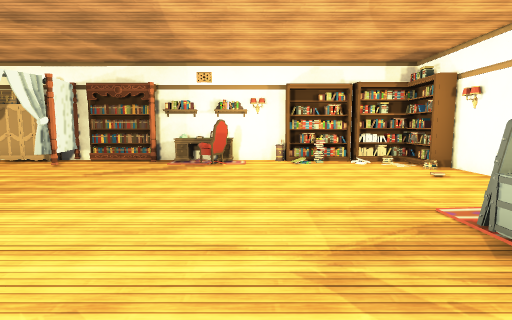
view 1 (above)

17 first-person views from a walk through a Unity game level. The camera is 1.3 m above the floor, tilts 6° down and sees 80° across. The floor is counted in squares, 1 m on a side. Each view is taken from the middle of a square. On the plan, view 1 faces up. The plan holds only what a view shows up to about 14 squares ahead; the rest is blank. The place goes on beyond the plan. The player is left out. Some animated figures are left out. Door leaves are left out, so doorways stand open. Some surface patterns are stand-ins.

view 2
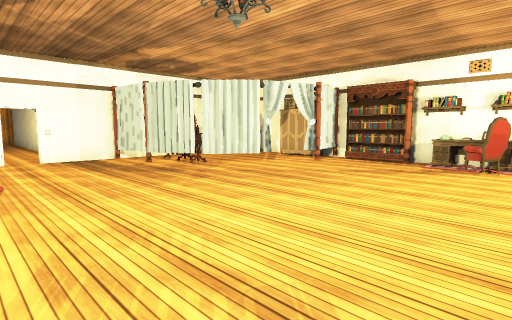

view 3
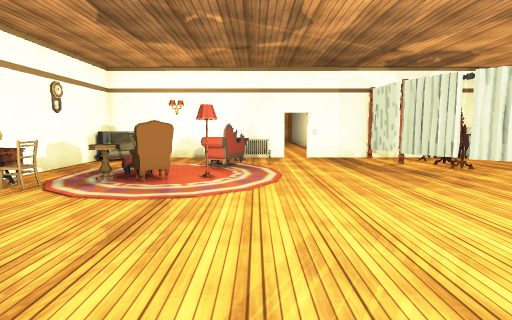

view 4
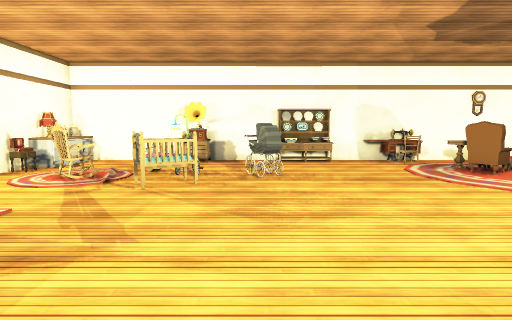

view 5
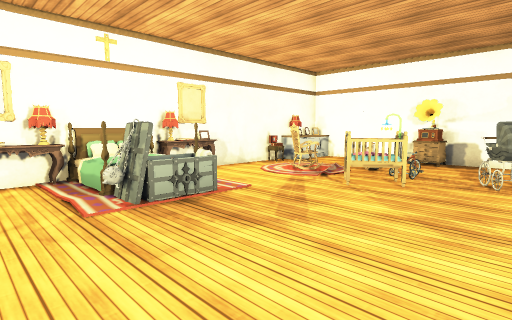

view 6
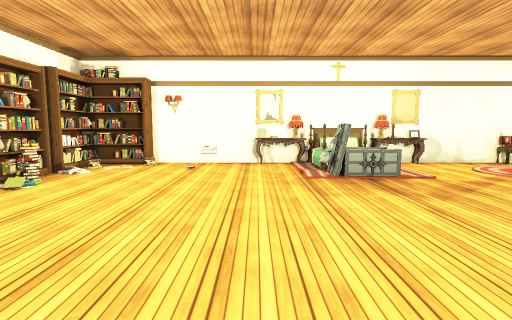

view 7
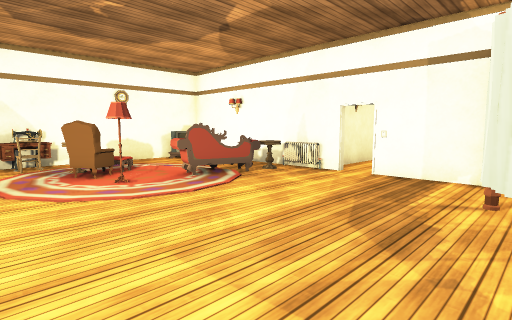

view 8
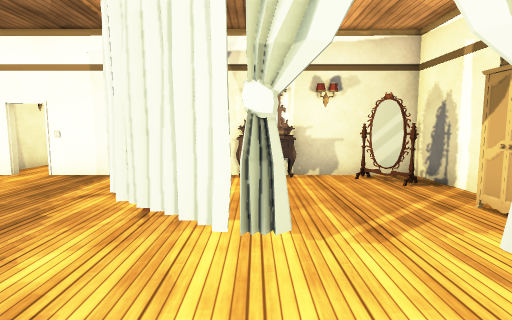

view 9
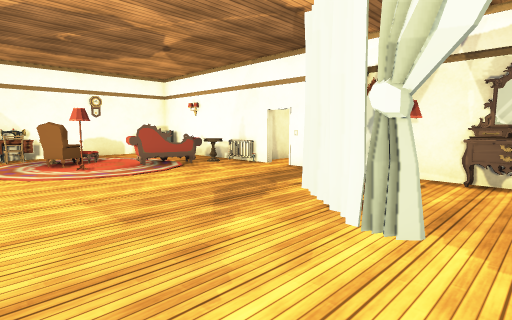

view 10
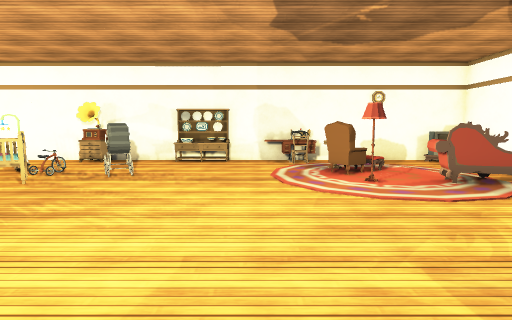

view 11
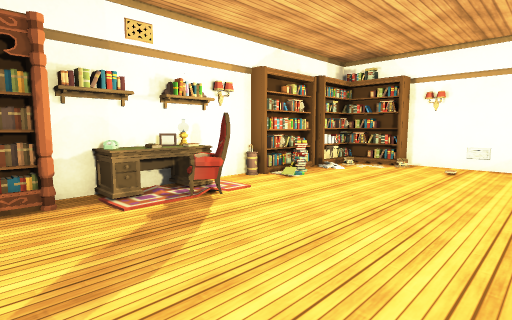

view 12
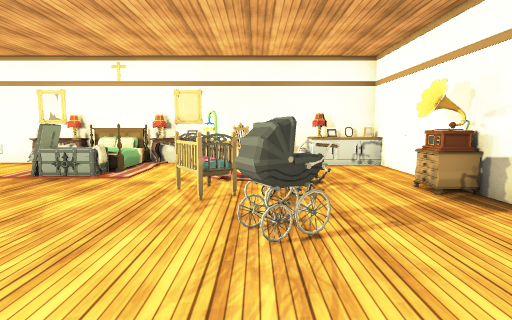

view 13
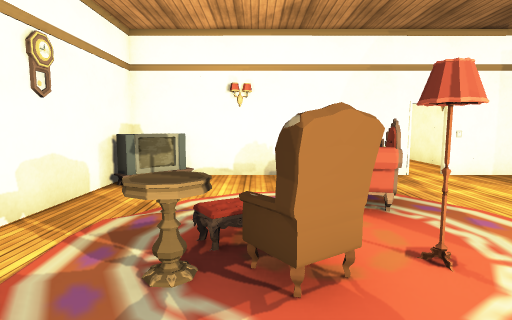

view 14
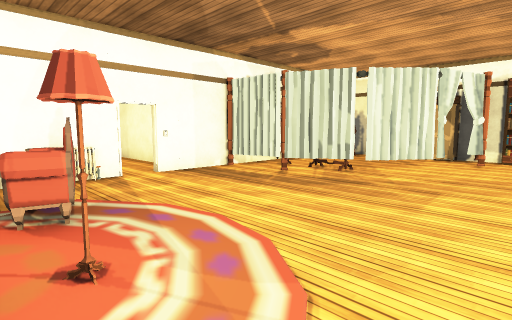

view 15
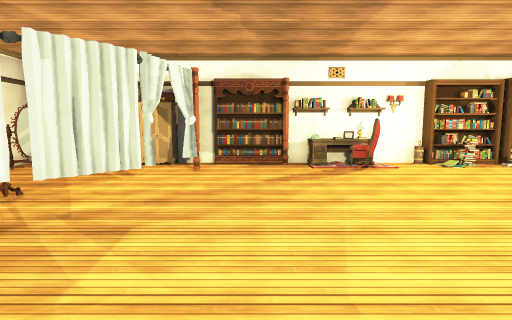

view 16
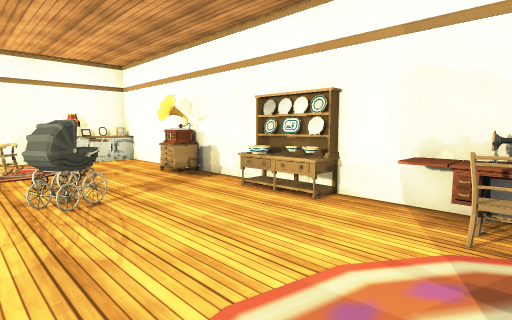

view 17
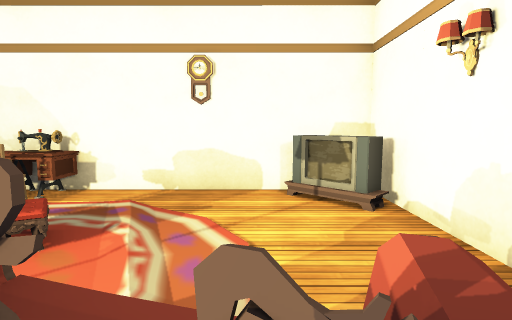

### Floor plan
Points are (right, up) in squares from view 1. A wall is a line through its corners. A room is listed if a view was taken in it or the views show most of it. See-through windows are left out.
Room 1 (views 1, 2, 3, 4, 5, 6, 7, 8, 9, 10, 11, 12, 13, 14, 15, 16, 17)
walls: (-3.9, 11.6) (-5.1, 12.1) (-5.9, 11.8); (-4, 11.8) (-6.5, 11.8); (-4.5, 11.9) (-5, 11.7) (-5.8, 12.1) (-6.4, 11.8); (-4, 12) (-4.8, 11.7); (-5.7, 11.9) (-6.1, 11.8) (-6.4, 12); (-2, -6.4) (5.6, -6.4); (-6.5, 12.4) (-7.2, 12.4); (1.2, 12.4) (-6.4, 12.4); (-7.4, 12.4) (-8, 12.4); (-13.4, 1.2) (-13.4, -6); (-13.4, 5) (-13.4, 2.3); (6.4, -2.9) (6.4, 9.9); (-13.4, 7.9) (-13.4, 5.1); (-10.9, 12.4) (-11.5, 12.4); (6.4, -6.1) (6.4, -3.4); (-12.4, 12.4) (-13.4, 12.4) (-13.4, 8.6); (-13.4, -6.4) (-3.9, -6.4)
ways out: open door at (-13.5, 2); open door at (-6, 12)
objects: other object (-13, -6) to (-12, -5); other object (-13, -1) to (-13, 0); other object (-13, 8) to (-13, 9); other object (-13, 11) to (-12, 12); other object (-12, -1) to (-12, 0); curtain (-12, 5); other object (-12, 6) to (-12, 7); rug (-11, -5) to (-7, -1); other object (-11, 7) to (-10, 7); sofa (-10, -2) to (-9, -1); other object (-10, 6) to (-9, 6); other object (-10, 12) to (-8, 12); other object (-8, -4) to (-7, -3); armchair (-8, -3) to (-7, -2); lamp (-8, -1); other object (-8, 7); other object (-8, 8) to (-7, 8); other object (-7, -6) to (-6, -6); other object (-7, 10); other object (-7, 11) to (-7, 12); other object (-6, -5); other object (-5, -6); cabinet (-4, -6); other object (-4, -5); other object (-3, -6) to (-2, -6); other object (-3, -5); other object (-3, 12); other object (-2, -3) to (-1, -2); armchair (-2, 10) to (-1, 11); other object (-2, 12); other object (-1, 12); other object (0, -1) to (2, 0); other object (0, 12); other object (1, -6) to (2, -6); other object (1, -3); bookshelf (1, 12) to (3, 12); other object (2, -3); rug (2, -2); other object (2, 11); other object (3, -2) to (4, -1); rug (3, 2) to (3, 4); bed (4, 3); other object (4, 12); other object (5, 8); other object (5, 12); bench (6, -6) to (6, -5); lamp (6, -4); other object (6, -3); other object (6, -2); other object (6, 0); other object (6, 1); lamp (6, 2); lamp (6, 4); other object (6, 5) to (6, 6); other object (6, 8); bookshelf (6, 10); other object (6, 11); other object (6, 12)

Positions as (right, up) in squares from view 1, and headings:
1: (0, 0), facing up
2: (0, 0), facing up-left
3: (0, 0), facing left
4: (-1, 6), facing down
5: (-2, 6), facing down-right
6: (-5, 6), facing right
7: (-5, 6), facing down-left
8: (-5, 8), facing left
9: (-5, 9), facing down-left
10: (-5, 6), facing down
11: (-5, 6), facing up-right
12: (-5, -2), facing right
13: (-5, -3), facing left
14: (-5, -2), facing up-left
15: (-5, 1), facing up
16: (-7, -1), facing down-right
17: (-11, 0), facing down
